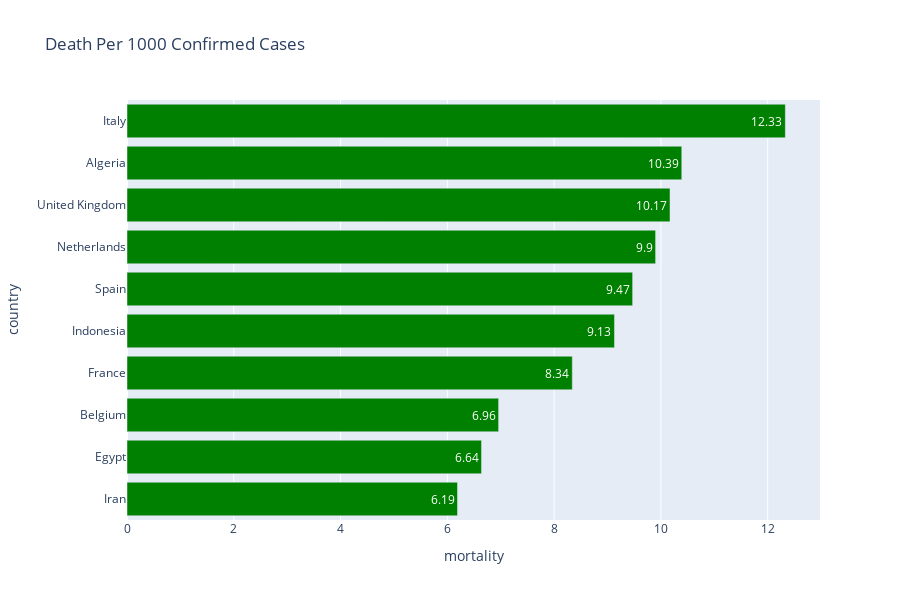

Source (notebook cell):
### Code cell
t = train[train['date'] == max(train['date'])]
fig = t.groupby('country')['confirmed','death', 'recovered','active'].sum().reset_index()


fig['mortality'] = round((fig['death']/fig['confirmed'] * 100),2)

temp = fig[fig['confirmed']>1000]
temp = temp.sort_values('mortality',ascending=False)

fig = px.bar(temp.sort_values(by='mortality',ascending=False)[:10][::-1],
            x='mortality',
            y='country',
            title='Death Per 1000 Confirmed Cases',
             text='mortality', height=600,
            orientation='h',
            color_discrete_sequence=['green'])

fig.show()

### Figure 1 — Plotly figure (JSON) as saved in the notebook; plotly's stock layout.template omitted (floating-point values rounded to 4 significant figures)
{"data": [{"alignmentgroup": "True", "hoverlabel": {"namelength": 0}, "hovertemplate": "mortality=%{text}<br>country=%{y}", "legendgroup": "", "marker": {"color": "green"}, "name": "", "offsetgroup": "", "orientation": "h", "showlegend": false, "text": [6.19, 6.64, 6.96, 8.34, 9.13, 9.47, 9.9, 10.17, 10.39, 12.33], "textposition": "auto", "type": "bar", "x": [6.19, 6.64, 6.96, 8.34, 9.13, 9.47, 9.9, 10.17, 10.39, 12.33], "xaxis": "x", "y": ["Iran", "Egypt", "Belgium", "France", "Indonesia", "Spain", "Netherlands", "United Kingdom", "Algeria", "Italy"], "yaxis": "y"}], "layout": {"barmode": "relative", "height": 600, "legend": {"tracegroupgap": 0}, "title": {"text": "Death Per 1000 Confirmed Cases"}, "xaxis": {"anchor": "y", "domain": [0, 1], "title": {"text": "mortality"}}, "yaxis": {"anchor": "x", "domain": [0, 1], "title": {"text": "country"}}}}
